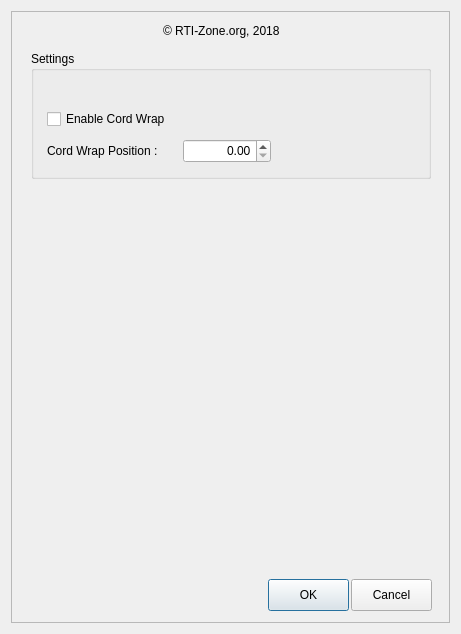
<?xml version="1.0" encoding="UTF-8"?>
<ui version="4.0">
 <class>X2Mount</class>
 <widget class="QDialog" name="X2Mount">
  <property name="geometry">
   <rect>
    <x>0</x>
    <y>0</y>
    <width>461</width>
    <height>634</height>
   </rect>
  </property>
  <property name="sizePolicy">
   <sizepolicy hsizetype="Fixed" vsizetype="Fixed">
    <horstretch>0</horstretch>
    <verstretch>0</verstretch>
   </sizepolicy>
  </property>
  <property name="minimumSize">
   <size>
    <width>461</width>
    <height>634</height>
   </size>
  </property>
  <property name="maximumSize">
   <size>
    <width>461</width>
    <height>634</height>
   </size>
  </property>
  <property name="windowTitle">
   <string>Setup ATCS</string>
  </property>
  <layout class="QVBoxLayout" name="verticalLayout_6">
   <item>
    <widget class="X2Form" name="X2Form">
     <property name="enabled">
      <bool>true</bool>
     </property>
     <property name="sizePolicy">
      <sizepolicy hsizetype="Fixed" vsizetype="Fixed">
       <horstretch>0</horstretch>
       <verstretch>0</verstretch>
      </sizepolicy>
     </property>
     <property name="minimumSize">
      <size>
       <width>0</width>
       <height>0</height>
      </size>
     </property>
     <property name="maximumSize">
      <size>
       <width>9999</width>
       <height>9999</height>
      </size>
     </property>
     <property name="sizeIncrement">
      <size>
       <width>56</width>
       <height>0</height>
      </size>
     </property>
     <property name="frameShape">
      <enum>QFrame::StyledPanel</enum>
     </property>
     <property name="frameShadow">
      <enum>QFrame::Raised</enum>
     </property>
     <widget class="QPushButton" name="pushButtonOK">
      <property name="geometry">
       <rect>
        <x>257</x>
        <y>568</y>
        <width>81</width>
        <height>32</height>
       </rect>
      </property>
      <property name="text">
       <string>OK</string>
      </property>
      <property name="default">
       <bool>true</bool>
      </property>
     </widget>
     <widget class="QPushButton" name="pushButtonCancel">
      <property name="geometry">
       <rect>
        <x>340</x>
        <y>568</y>
        <width>81</width>
        <height>32</height>
       </rect>
      </property>
      <property name="text">
       <string>Cancel</string>
      </property>
     </widget>
     <widget class="QGroupBox" name="groupBox_2">
      <property name="geometry">
       <rect>
        <x>20</x>
        <y>40</y>
        <width>400</width>
        <height>128</height>
       </rect>
      </property>
      <property name="title">
       <string>Settings</string>
      </property>
      <widget class="QCheckBox" name="enableCordWrap">
       <property name="geometry">
        <rect>
         <x>16</x>
         <y>56</y>
         <width>200</width>
         <height>24</height>
        </rect>
       </property>
       <property name="text">
        <string>Enable Cord Wrap</string>
       </property>
      </widget>
      <widget class="QDoubleSpinBox" name="cordWrapPosition">
       <property name="geometry">
        <rect>
         <x>152</x>
         <y>88</y>
         <width>88</width>
         <height>24</height>
        </rect>
       </property>
       <property name="alignment">
        <set>Qt::AlignRight|Qt::AlignTrailing|Qt::AlignVCenter</set>
       </property>
       <property name="maximum">
        <double>359.990000000000009</double>
       </property>
      </widget>
      <widget class="QLabel" name="label_8">
       <property name="geometry">
        <rect>
         <x>16</x>
         <y>88</y>
         <width>136</width>
         <height>24</height>
        </rect>
       </property>
       <property name="text">
        <string>Cord Wrap Position :</string>
       </property>
       <property name="alignment">
        <set>Qt::AlignLeading|Qt::AlignLeft|Qt::AlignVCenter</set>
       </property>
      </widget>
     </widget>
     <widget class="QLabel" name="label_5">
      <property name="geometry">
       <rect>
        <x>152</x>
        <y>8</y>
        <width>134</width>
        <height>24</height>
       </rect>
      </property>
      <property name="text">
       <string>© RTI-Zone.org, 2018</string>
      </property>
     </widget>
    </widget>
   </item>
  </layout>
 </widget>
 <customwidgets>
  <customwidget>
   <class>X2Form</class>
   <extends>QFrame</extends>
   <header>x2form.h</header>
   <container>1</container>
  </customwidget>
 </customwidgets>
 <resources/>
 <connections/>
</ui>
